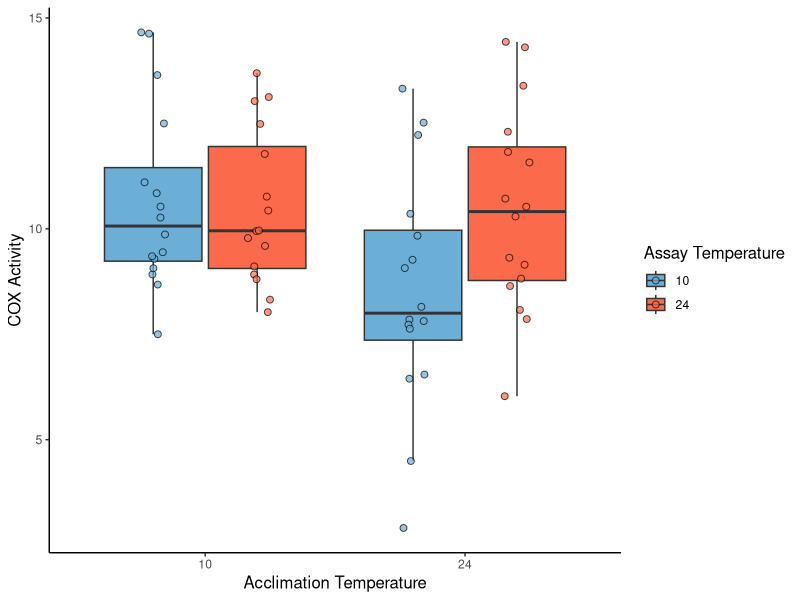
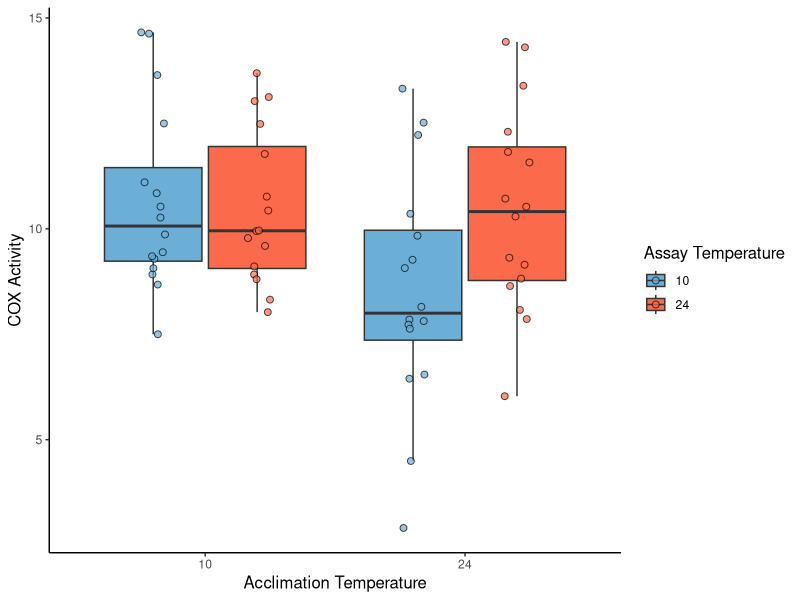

These figures' R source, in order: (Note: this script raises an error after producing the figures.)
## ---- chunk 1
knitr::opts_chunk$set(echo = TRUE)
## ---- chunk 2
library(tidyverse)
library(car)
## ---- chunk 3
killi<-read_csv("../Data_Set/HS_MD_killifish.csv")
str(killi)

## ---- chunk 4
killi$Acclimation_Temperature<- factor (killi$Acclimation_Temperature)
killi$Acclimation_Salinity<- factor(killi$Acclimation_Salinity)
killi$Assay_Temperature<- factor(killi$Assay_Temperature)
str(killi)
## ---- chunk 5

cox_activity <- ggplot(
  killi,
  aes(
    x = Acclimation_Temperature,
    y = COX_Activity,
    fill = Assay_Temperature
  )
) +
  geom_boxplot(position = position_dodge(width = 0.8), outlier.shape = NA) +
  geom_jitter(
    position = position_jitterdodge(
      dodge.width = 0.8,
      jitter.width = 0.2
    ),
    alpha = 0.7,
    size = 2,
    shape = 21  
) +
  scale_fill_manual(
    values = c(
      "10" = "#6BAED6",
      "24" = "#FB6A4A"
    )
  ) +
  theme_classic()+
  labs(
    x = "Acclimation Temperature",
    y = "COX Activity",
    fill="Assay Temperature"
  ) +
   theme(
     panel.grid = element_blank(),                        
    axis.title = element_text(size = 12), # axis labels bigger & bold
    strip.text = element_text(size = 12), # facet labels bigger & bold
    legend.title = element_text(size = 12))#
  
plot(cox_activity)
## ---- chunk 6

ggsave(
  filename = "cox_activity.png",
  plot = cox_activity,
  width = 8,    # in inches
  height = 5,
  dpi = 300
)
## ---- chunk 7
LDH_activity <- ggplot(
  killi,
  aes(
    x = Acclmation_Temperature,
    y = LDH_Activity,
    fill = Assay_Temperature
  )
) +
  geom_boxplot(position = position_dodge(width = 0.8)) + 
  geom_jitter(
    position = position_jitterdodge(
      dodge.width = 0.8,
      jitter.width = 0.2
    ),
    alpha = 0.7,
    size = 2,
    shape = 21  
)
  facet_wrap(
  ~ Acclimation_Salinity,
  nrow = 1,
  labeller = labeller(
    Acclimation_Salinity = c(
      "11" = "Low Salinity",
      "28" = "High Salinity"
    )
  )
) +
  scale_fill_manual(
    values = c(
      "10" = "#6BAED6",
      "24" = "#FB6A4A"
    )
  ) +
  theme_classic()+
  labs(
    x = "Acclimation Temperature",
    y = "LDH Activity",
    fill="Assay Temperature"
  ) +
   theme(
     panel.grid = element_blank(),                        
    axis.title = element_text(size = 12), 
    strip.text = element_text(size = 12), 
    legend.title = element_text(size = 12))
  
plot(LDH_activity)
## ---- chunk 8
ggsave(
  filename = "LDH_activity.png",
  plot = LDH_activity,
  width = 8,    
  height = 5,
  dpi = 300
)
## ---- chunk 9
CS_activity <- ggplot(
  killi,
  aes(
    x = Acclimation_Temperature,
    y = CS_Activity,
    fill = Assay_Temperature
  )
) +
  geom_boxplot(position = position_dodge(width = 0.8)) +
  facet_wrap(
  ~ Acclimation_Salinity,
  nrow = 1,
  labeller = labeller(
    Acclimation_Salinity = c(
      "11" = "Low Salinity",
      "28" = "High Salinity"
    )
  )
) +
  scale_fill_manual(
    values = c(
      "10" = "#6BAED6",
      "24" = "#FB6A4A"
    )
  ) +
  theme_classic()+
  labs(
    x = "Acclimation Temperature",
    y = "CS Activity",
    fill="Assay Temperature"
  ) +
   theme(
     panel.grid = element_blank(),                        
    axis.title = element_text(size = 12),
    strip.text = element_text(size = 12), 
    legend.title = element_text(size = 12))
  
plot(CS_activity)
## ---- chunk 10
ggsave(
  filename = "CS_activity.png",
  plot = CS_activity,
  width = 8,  
  height = 5,
  dpi = 300
)
## ---- chunk 11
Body_Condition<- ggplot(
  killi,
  aes(
    x = Acclimation_Temperature,
    y = Body_Condition
  )
) +
  geom_boxplot(position = position_dodge(width = 0.8)) +
  facet_wrap(
  ~ Acclimation_Salinity,
  nrow = 1,
  labeller = labeller(
    Acclimation_Salinity = c(
      "11" = "Low Salinity",
      "28" = "High Salinity"
    )
  )) +
  theme_classic()+
  labs(
    x = "Acclimation Temperature",
    y = "Body Condition",
  ) +
   theme(
     panel.grid = element_blank(),                    
    axis.title = element_text(size = 12),
    strip.text = element_text(size = 12), 
    legend.title = element_text(size = 12))
  
plot(Body_Condition)

## ---- chunk 12
ggsave(
  filename = "Body_Condition.png",
  plot = Body_Condition,
  width = 8,  
  height = 5,
  dpi = 300
)
## ---- chunk 13
killi_log<-killi  %>% mutate(across(c(CS_Activity, COX_Activity, LDH_Activity),
                ~log(.x),
                .names = "log_{.col}"))

str(killi_log)
## ---- chunk 14

Manova_enzymes<- manova(cbind(log_COX_Activity,log_CS_Activity,log_LDH_Activity)~ Acclimation_Temperature*Acclimation_Salinity* Assay_Temperature+ Body_Condition, data=killi_log)

Anova(Manova_enzymes)

summary(Manova_enzymes)

## ---- chunk 15
body<- 
  lm(Body_Condition ~Acclimation_Temperature*Acclimation_Salinity , data=killi)

plot(body)

summary(body)

## ---- chunk 16
library(effects)

plot(allEffects(body))



(alleffects(body))

ggsave(
  filename = "bodyall.png",
  plot = allEffects(body),
  width = 8,  
  height = 5,
  dpi = 300
)
## see that temperature has a greater effect than the salinity, not expected as salinity should be an added factor to the body condition decrease 
plot(allEffects(body2))

## ---- chunk 17

hem<- 
  lm(Hematocrit~Accliamtion_Temperature*Acclimation_Salinity*Assay_Temperature, data=killi)

plot(hem)


plot(allEffects(hem))
